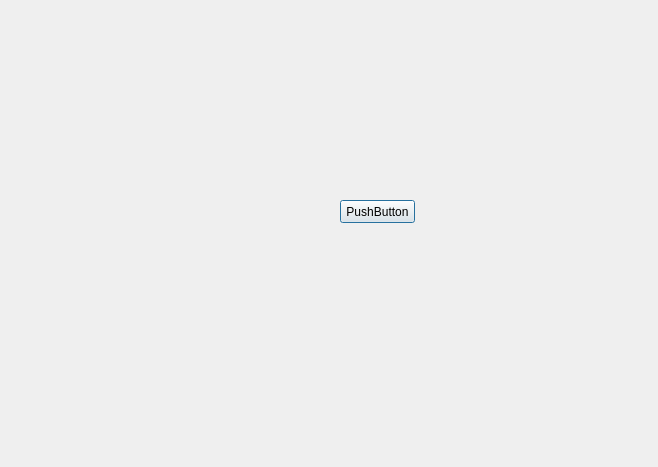
<?xml version="1.0" encoding="UTF-8"?>
<ui version="4.0">
 <class>video</class>
 <widget class="QDialog" name="video">
  <property name="geometry">
   <rect>
    <x>0</x>
    <y>0</y>
    <width>658</width>
    <height>467</height>
   </rect>
  </property>
  <property name="windowTitle">
   <string>Dialog</string>
  </property>
  <widget class="QPushButton" name="pushButton">
   <property name="geometry">
    <rect>
     <x>340</x>
     <y>200</y>
     <width>75</width>
     <height>23</height>
    </rect>
   </property>
   <property name="styleSheet">
    <string notr="true">QPushButton
{
url(:/new/prefix1/audio_02.jpg)
}</string>
   </property>
   <property name="text">
    <string>PushButton</string>
   </property>
  </widget>
  <action name="actionPlay">
   <property name="icon">
    <iconset>
     <normaloff>:/new/prefix1/audio_02.jpg</normaloff>:/new/prefix1/audio_02.jpg</iconset>
   </property>
   <property name="text">
    <string>Play</string>
   </property>
  </action>
 </widget>
 <resources/>
 <connections/>
</ui>
